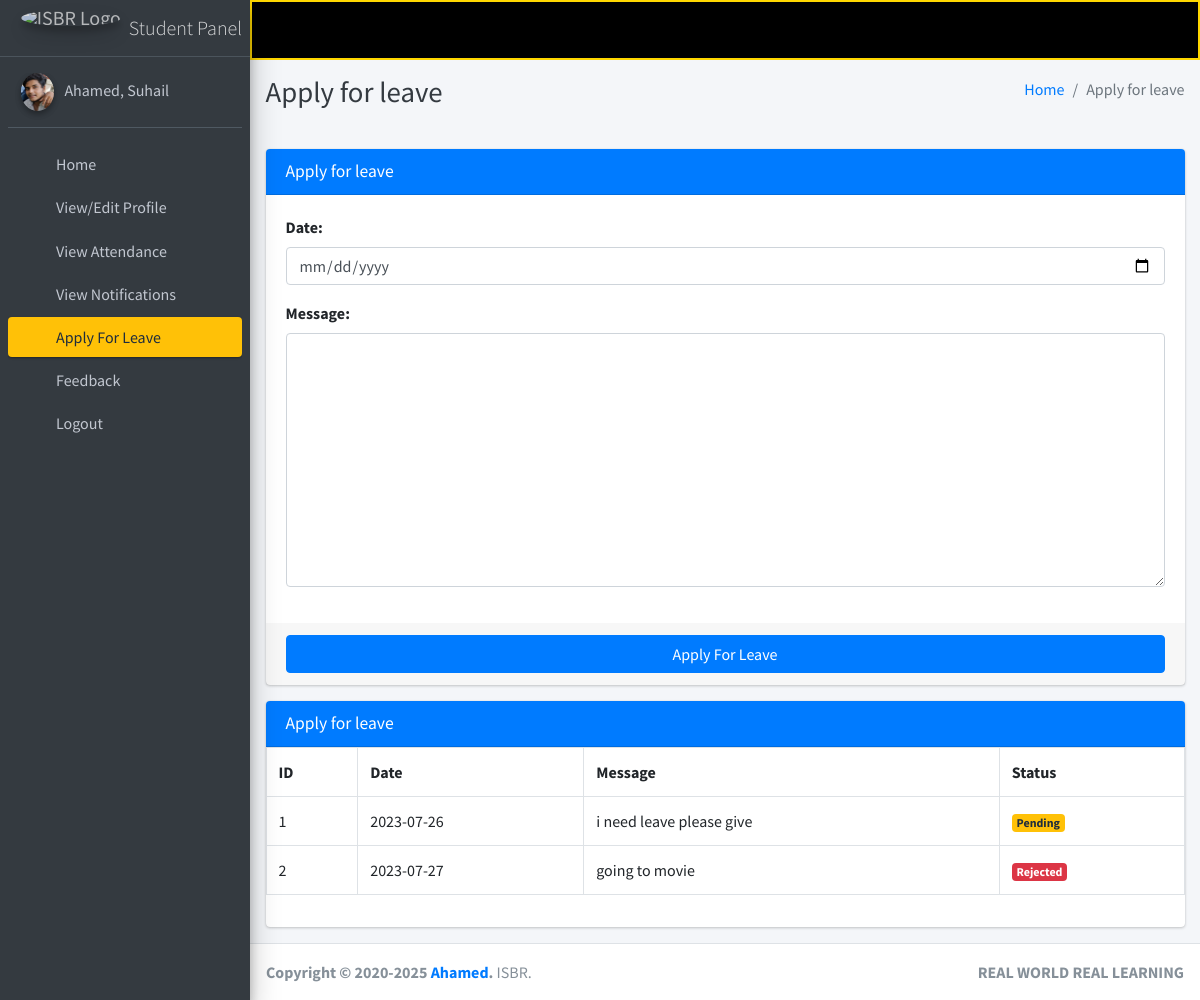
Page /student/apply/leave/ (signed in) on the earlier database version.
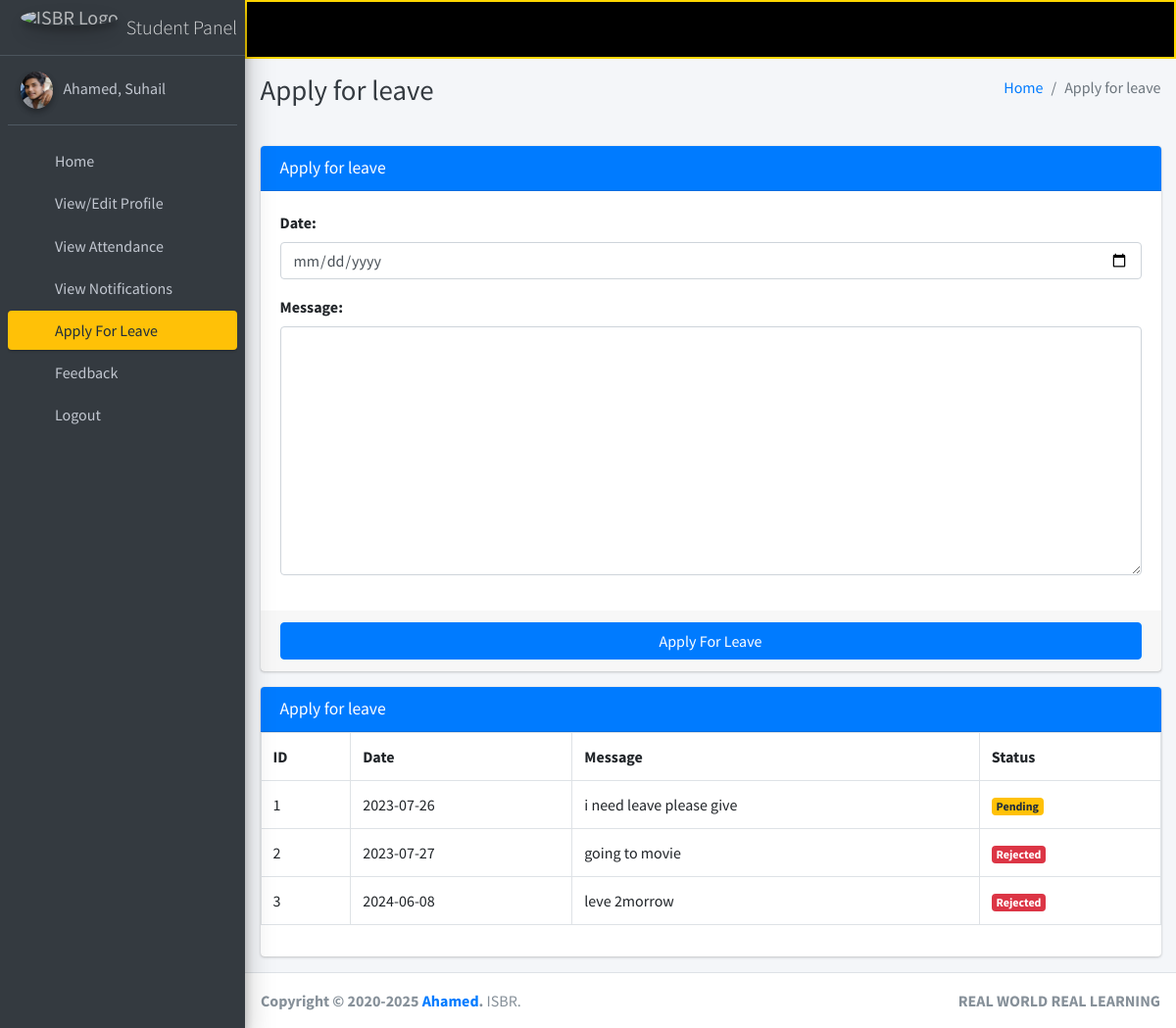
Same page on the later database version.
### main_app/models.py (models this page shows)
class LeaveReportStudent(models.Model):
    student = models.ForeignKey(Student, on_delete=models.CASCADE)
    date = models.CharField(max_length=60)
    message = models.TextField()
    status = models.SmallIntegerField(default=0)
    created_at = models.DateTimeField(auto_now_add=True)
    updated_at = models.DateTimeField(auto_now=True)

### main_app/student_views.py (the view, shortened to what this page needs)
# urls.py: path("student/apply/leave/", student_views.student_apply_leave,
def student_apply_leave(request):
    form = LeaveReportStudentForm(request.POST or None)
    student = get_object_or_404(Student, admin_id=request.user.id)
    context = {
        'form': form,
        'leave_history': LeaveReportStudent.objects.filter(student=student),
        'page_title': 'Apply for leave'
    }
    return render(request, "student_template/student_apply_leave.html", context)

### main_app/forms.py
class LeaveReportStudentForm(FormSettings):
    def __init__(self, *args, **kwargs):
        super(LeaveReportStudentForm, self).__init__(*args, **kwargs)
    class Meta:
        model = LeaveReportStudent
        fields = ['date', 'message']
        widgets = {
            'date': DateInput(attrs={'type': 'date'}),
        }

### main_app/models.py (called while the page is built)
    def __str__(self):
        return self.last_name + ", " + self.first_name

### main_app/templates/student_template/student_apply_leave.html
{% extends 'main_app/base.html' %}
{% load static %}
{% block page_title %}{{page_title}}{% endblock page_title %}
{% block content %}
<section class="content">
    <div class="container-fluid">
        <div class="row">
            <div class="col-md-12">
                <div class="card card-primary">
                    <div class="card-header">
                        <h3 class="card-title">{{page_title}}</h3>
                    </div>
                    {% include "main_app/form_template.html" with messages=messages  form=form button_text="Apply For Leave"%}
                </div>
<div class="card card-primary">
    <div class="card-header"><h3 class="card-title">{{page_title}}</h3></div>
   <div class="table">
       <table class="table table-bordered">
           <tr>
               <th>ID</th>
               <th>Date</th>
               <th>Message</th>
                <th>Status</th>
        </tr>
        {% for leave in leave_history %}
        <tr>
            <td>{{forloop.counter}}</td>
            <td>{{leave.date}}</td>
              <td>{{leave.message}}</td>
              <td>
                  {% if leave.status == 0 %}
                  <span class="badge badge-warning">Pending</span>
                  {% elif leave.status == 1 %}
                  <span class="badge badge-success">Accepted</span>
                    {% else %}
                    <span class="badge badge-danger">Rejected</span>
                    {% endif %}
                </td>
            </tr>
            {% endfor %}
        </table>
    </div>
    </div>
            </div>
        </div>
    </div>
</section>
{% endblock content %}

Differences in the rows shown:
added LeaveReportStudent: date "2024-06-08", message "leve 2morrow", status "Rejected"
